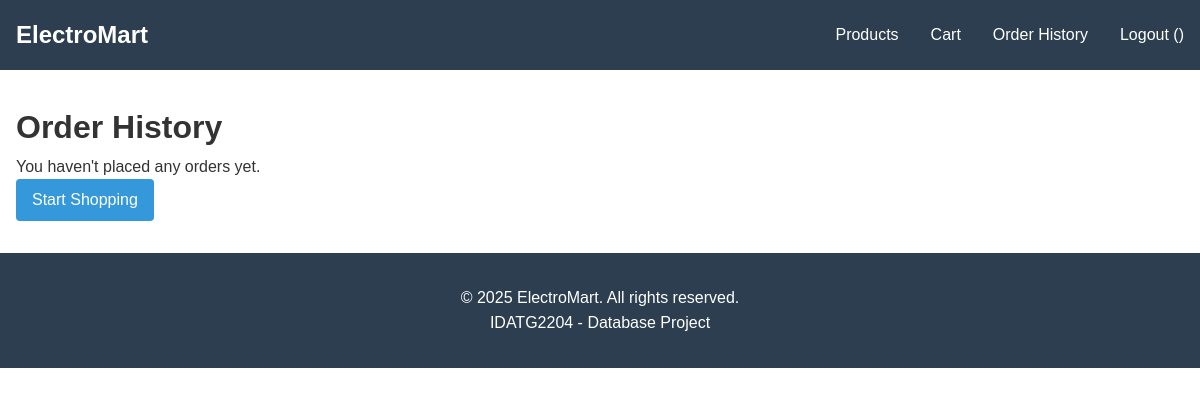
Before: /auth/order_history (signed in) with the older database file.
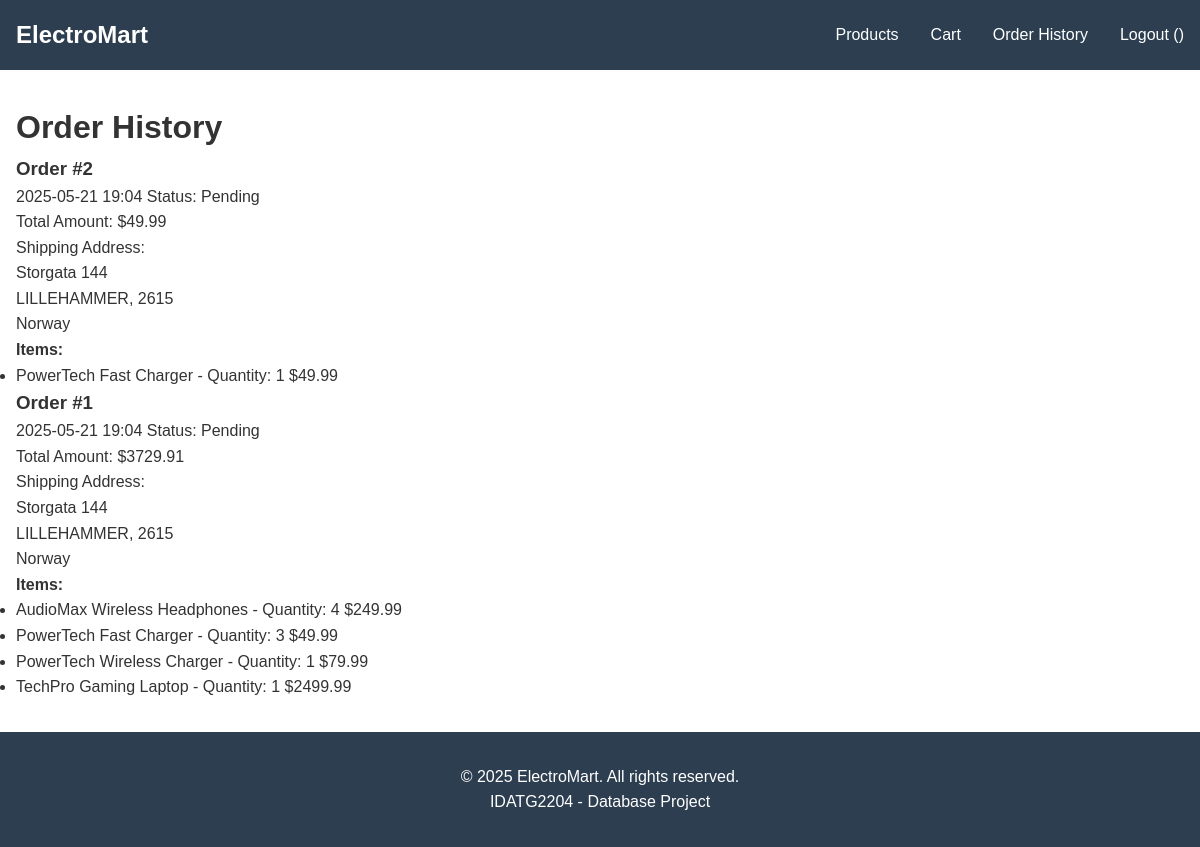
After: the same page with the newer database file.
### app/models.py (models this page shows)
class CustomerOrder(db.Model):
    __tablename__ = 'orders'
    OrderID = db.Column(db.Integer, primary_key=True)
    UserID = db.Column(db.Integer, db.ForeignKey('users.UserID'), nullable=False)
    OrderDate = db.Column(db.DateTime(timezone=True), default=datetime.utcnow)
    TotalAmount = db.Column(db.Numeric(12, 2), nullable=False)
    Status = db.Column(db.String(50), nullable=False, default='Pending')
    ShippingAddressLine1 = db.Column(db.String(255), nullable=False)
    ShippingAddressLine2 = db.Column(db.String(255))
    ShippingCity = db.Column(db.String(100), nullable=False)
    ShippingPostalCode = db.Column(db.String(20), nullable=False)
    ShippingCountry = db.Column(db.String(50), nullable=False)
    order_items = db.relationship('OrderItem', backref='order', lazy=True)
    payment = db.relationship('Payment', uselist=False, backref='order', lazy=True)

class OrderItem(db.Model):
    __tablename__ = 'order_items'
    OrderItemID = db.Column(db.Integer, primary_key=True)
    OrderID = db.Column(db.Integer, db.ForeignKey('orders.OrderID', ondelete="CASCADE"), nullable=False)
    ProductID = db.Column(db.Integer, db.ForeignKey('products.ProductID'), nullable=False)
    Quantity = db.Column(db.Integer, nullable=False)
    UnitPrice = db.Column(db.Numeric(10, 2), nullable=False)
    Subtotal = db.Column(db.Numeric(12, 2), nullable=False)
    __table_args__ = (
        db.UniqueConstraint('OrderID', 'ProductID', name='uq_order_product'),
    )

class Product(db.Model):
    __tablename__ = 'products'
    ProductID = db.Column(db.Integer, primary_key=True)
    Name = db.Column(db.String(255), nullable=False)
    Description = db.Column(db.Text, nullable=False)
    Price = db.Column(db.Numeric(10, 2), nullable=False)
    StockQuantity = db.Column(db.Integer, nullable=False, default=0)
    CategoryID = db.Column(db.Integer, db.ForeignKey('categories.CategoryID'), nullable=False)
    BrandID = db.Column(db.Integer, db.ForeignKey('brands.BrandID'), nullable=False)
    ImageURL = db.Column(db.String(255))
    DateAdded = db.Column(db.DateTime(timezone=True), default=datetime.utcnow)
    LastUpdated = db.Column(db.DateTime(timezone=True), default=datetime.utcnow, onupdate=datetime.utcnow)
    order_items = db.relationship('OrderItem', backref='product', lazy=True)

### app/auth.py (the view)
@bp.route('/order_history')
@login_required
def order_history():
    try:
        orders = CustomerOrder.query.filter_by(UserID=current_user.UserID).order_by(CustomerOrder.OrderDate.desc()).all()
        return render_template('order_history.html', orders=orders)
    except Exception as e:
        flash('Could not load order history. Please try again later.', 'error')
        return redirect(url_for('main_routes.index'))

### app/__init__.py (called while the page is built)
def create_app(config_class=Config):
    app = Flask(__name__)
    app.config.from_object(config_class)
    db.init_app(app)
    migrate.init_app(app, db)
    login_manager.init_app(app)
    from app.models import AppUser
    @login_manager.user_loader
    def load_user(user_id):
        return AppUser.query.get(int(user_id))
    from app.routes import bp as main_routes_bp
    app.register_blueprint(main_routes_bp)
    from app.auth import bp as auth_bp
    app.register_blueprint(auth_bp, url_prefix='/auth')
    @app.errorhandler(404)
    def not_found_error(error):
        return render_template('errors/404.html'), 404
    @app.errorhandler(500)
    def internal_error(error):
        db.session.rollback()  # Roll back the session in case of database errors
        return render_template('errors/500.html'), 500
    return app

### app/templates/order_history.html (shortened to what this page needs)
{% extends "base.html" %}
{% block content %}
<div class="order-history-container">
    <h1>Order History</h1>
    {% if orders %}
        <div class="orders-list">
            {% for order in orders %}
                <div class="order-card">
                    <div class="order-header">
                        <h3>Order #{{ order.OrderID }}</h3>
                        <span class="order-date">{{ order.OrderDate.strftime('%Y-%m-%d %H:%M') }}</span>
                        <span class="order-status">Status: {{ order.Status }}</span>
                    </div>
                    <div class="order-details">
                        <p class="order-total">Total Amount: ${{ "%.2f"|format(order.TotalAmount) }}</p>
                        <p class="shipping-address">
                            Shipping Address:<br>
                            {{ order.ShippingAddressLine1 }}
                            <br>{{ order.ShippingCity }}, {{ order.ShippingPostalCode }}
                            <br>{{ order.ShippingCountry }}
                        </p>
                        {% if order.order_items %}
                            <div class="order-items">
                                <h4>Items:</h4>
                                <ul>
                                    {% for item in order.order_items %}
                                        <li>
                                            {{ item.product.Name }} - Quantity: {{ item.Quantity }}
                                            <span class="item-price">${{ "%.2f"|format(item.UnitPrice) }}</span>
                                        </li>
                                    {% endfor %}
                                </ul>
                            </div>
                        {% endif %}
                    </div>
                </div>
            {% endfor %}
        </div>
    {% else %}
        <div class="no-orders">
            <p>You haven't placed any orders yet.</p>
            <a href="{{ url_for('main_routes.products') }}" class="btn btn-primary">Start Shopping</a>
        </div>
    {% endif %}
</div>
{% endblock %}

Changed rows visible on the page:
added CustomerOrder: OrderID "2", OrderDate "2025-05-21 19:04", Status "Pending", TotalAmount "49.99", ShippingAddressLine1 "Storgata 144", ShippingCity "LILLEHAMMER", ShippingPostalCode "2615", ShippingCountry "Norway"
added OrderItem: product.Name "PowerTech Fast Charger", Quantity "1", UnitPrice "49.99", shown under "2"
added CustomerOrder: OrderID "1", OrderDate "2025-05-21 19:04", Status "Pending", TotalAmount "3729.91", ShippingAddressLine1 "Storgata 144", ShippingCity "LILLEHAMMER", ShippingPostalCode "2615", ShippingCountry "Norway"
added OrderItem: product.Name "AudioMax Wireless Headphones", Quantity "4", UnitPrice "249.99", shown under "1"
added OrderItem: product.Name "PowerTech Fast Charger", Quantity "3", UnitPrice "49.99", shown under "1"
added OrderItem: product.Name "PowerTech Wireless Charger", Quantity "1", UnitPrice "79.99"
added OrderItem: product.Name "TechPro Gaming Laptop", Quantity "1", UnitPrice "2499.99"
Other visible differences:
text no longer shown: "You haven't placed any orders yet. Start Shopping"
